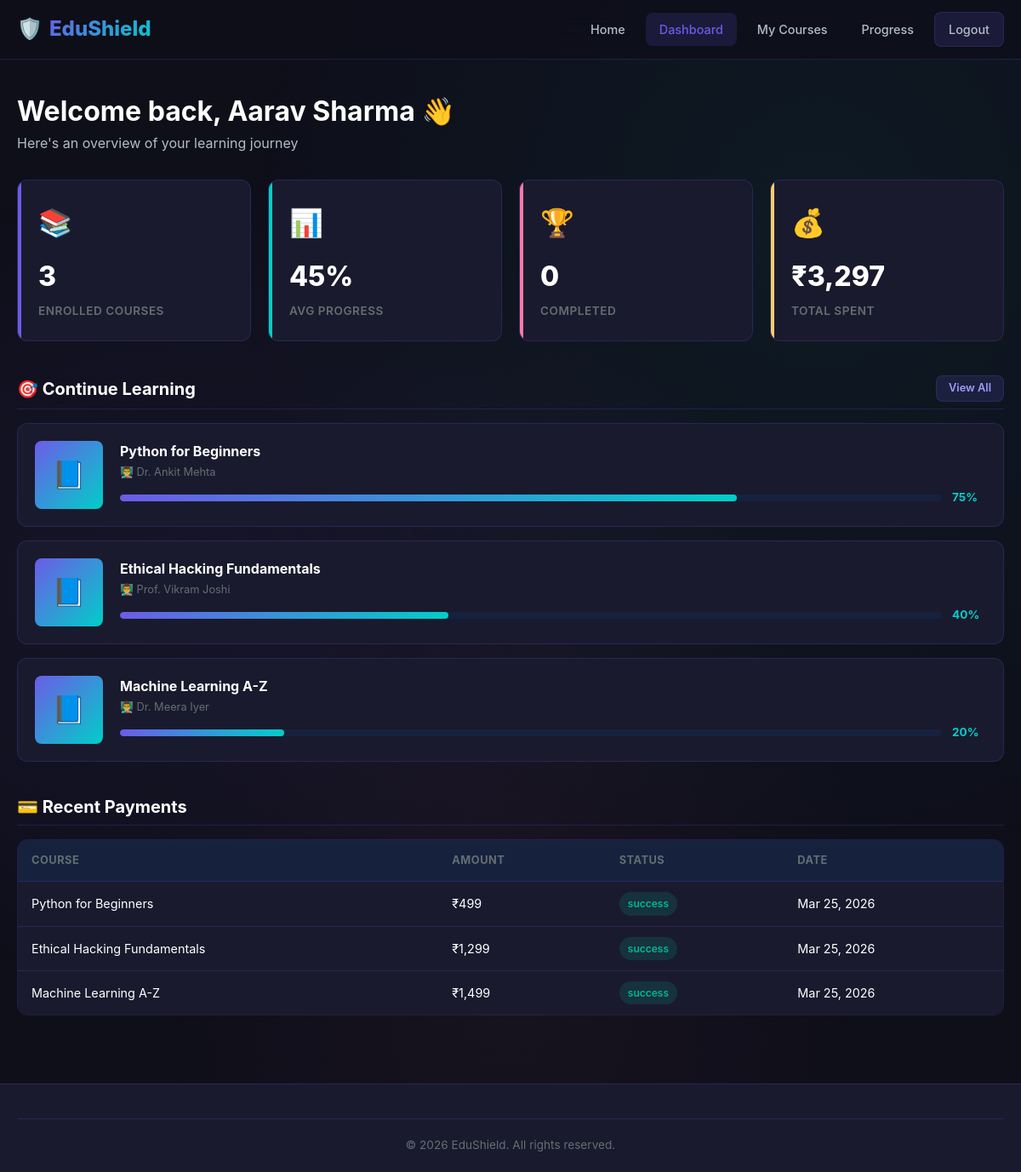
The page /student/dashboard.php (signed in) on the database its author committed.
### tables this page shows
CREATE TABLE IF NOT EXISTS courses (
    id INT AUTO_INCREMENT PRIMARY KEY,
    title VARCHAR(200) NOT NULL,
    description TEXT NOT NULL,
    price DECIMAL(10,2) NOT NULL DEFAULT 0.00,
    category VARCHAR(100) NOT NULL,
    instructor VARCHAR(100) NOT NULL,
    thumbnail VARCHAR(255) DEFAULT 'default_course.png',
    video_url VARCHAR(255) DEFAULT '',
    created_at TIMESTAMP DEFAULT CURRENT_TIMESTAMP
);

CREATE TABLE IF NOT EXISTS payments (
    id INT AUTO_INCREMENT PRIMARY KEY,
    user_id INT NOT NULL,
    course_id INT NOT NULL,
    amount DECIMAL(10,2) NOT NULL,
    status ENUM('pending', 'success', 'failed') NOT NULL DEFAULT 'pending',
    payment_date TIMESTAMP DEFAULT CURRENT_TIMESTAMP,
    FOREIGN KEY (user_id) REFERENCES users(id) ON DELETE CASCADE,
    FOREIGN KEY (course_id) REFERENCES courses(id) ON DELETE CASCADE
);

### includes/session.php (called while the page is built, shortened)
<?php
function getCurrentUserId() {
    return $_SESSION['user_id'] ?? null;
}
function getCurrentUserName() {
    return $_SESSION['user_name'] ?? null;
}

### includes/functions.php (called while the page is built, shortened)
<?php
require_once __DIR__ . '/db.php';
function e($string) {
    return htmlspecialchars($string, ENT_QUOTES, 'UTF-8');
}
function getUserCourses($userId) {
    global $conn;
    $stmt = $conn->prepare("SELECT c.*, e.enrolled_at, COALESCE(p.progress_percent, 0) as progress_percent,
                            COALESCE(AVG(r.rating), 0) as avg_rating
                            FROM enrollments e
                            JOIN courses c ON e.course_id = c.id
                            LEFT JOIN progress p ON p.user_id = e.user_id AND p.course_id = e.course_id
                            LEFT JOIN reviews r ON r.course_id = c.id
                            WHERE e.user_id = ?
                            GROUP BY c.id
                            ORDER BY e.enrolled_at DESC");
    $stmt->bind_param("i", $userId);
    $stmt->execute();
    $result = $stmt->get_result();
    $courses = [];
    while ($row = $result->fetch_assoc()) {
        $courses[] = $row;
    }
    return $courses;
}
function getUserPayments($userId) {
    global $conn;
    $stmt = $conn->prepare("SELECT p.*, c.title as course_title FROM payments p
                            JOIN courses c ON p.course_id = c.id
                            WHERE p.user_id = ? ORDER BY p.payment_date DESC");
    $stmt->bind_param("i", $userId);
    $stmt->execute();
    $result = $stmt->get_result();
    $payments = [];
    while ($row = $result->fetch_assoc()) {
        $payments[] = $row;
    }
    return $payments;
}

### student/dashboard.php (the view, shortened to what this page needs)
<?php
require_once '../includes/session.php';
require_once '../includes/functions.php';
$userId = getCurrentUserId();
$myCourses = getUserCourses($userId);
$payments = getUserPayments($userId);
$totalCourses = count($myCourses);
$totalSpent = array_sum(array_column($payments, 'amount'));
$avgProgress = $totalCourses > 0 ? round(array_sum(array_column($myCourses, 'progress_percent')) / $totalCourses) : 0;
$completed = count(array_filter($myCourses, function($c) { return $c['progress_percent'] >= 100; }));
?>
<!DOCTYPE html>
<html lang="en">
<head>
    <link rel="stylesheet" href="../css/style.css">
</head>
<body>
<nav class="navbar">
    <div class="container">
        <a href="/edushield/" class="logo"><span>🛡️</span><span>EduShield</span></a>
        <div class="nav-links">
            <a href="/edushield/">Home</a>
            <a href="/edushield/student/dashboard.php" class="active">Dashboard</a>
            <a href="/edushield/student/my_courses.php">My Courses</a>
            <a href="/edushield/student/progress.php">Progress</a>
            <a href="/edushield/logout.php" class="btn btn-secondary btn-sm">Logout</a>
        </div>
    </div>
</nav>
<main>
    <section class="dashboard">
        <div class="container">
            <div class="dashboard-header">
                <h1>Welcome back, <?php echo e(getCurrentUserName()); ?> 👋</h1>
                <p>Here's an overview of your learning journey</p>
            </div>
            <div class="stats-grid">
                <div class="stat-card">
                    <div class="stat-icon">📚</div>
                    <div class="stat-value"><?php echo $totalCourses; ?></div>
                    <div class="stat-label">Enrolled Courses</div>
                </div>
                <div class="stat-card">
                    <div class="stat-icon">📊</div>
                    <div class="stat-value"><?php echo $avgProgress; ?>%</div>
                    <div class="stat-label">Avg Progress</div>
                </div>
                <div class="stat-card">
                    <div class="stat-icon">🏆</div>
                    <div class="stat-value"><?php echo $completed; ?></div>
                    <div class="stat-label">Completed</div>
                </div>
                <div class="stat-card">
                    <div class="stat-icon">💰</div>
                    <div class="stat-value">₹<?php echo number_format($totalSpent, 0); ?></div>
                    <div class="stat-label">Total Spent</div>
                </div>
            </div>
            <div class="dash-section">
                <h3 class="dash-section-title">
                    🎯 Continue Learning
                    <a href="/edushield/student/my_courses.php" class="btn btn-secondary btn-sm">View All</a>
                </h3>
                <?php
                $inProgress = array_filter($myCourses, function($c) { return $c['progress_percent'] < 100; });
                $inProgress = array_slice($inProgress, 0, 3);
                ?>
                <?php if (empty($inProgress)): ?>
                    <div class="empty-state">
                        <div class="empty-icon">📖</div>
                        <h3>No courses in progress</h3>
                        <p><a href="/edushield/" class="btn btn-primary" style="margin-top:12px;">Browse Courses</a></p>
                    </div>
                <?php else: ?>
                    <?php foreach ($inProgress as $course): ?>
                        <a href="/edushield/course.php?id=<?php echo $course['id']; ?>" class="enrolled-card">
                            <div class="enrolled-thumb">📘</div>
                            <div class="enrolled-info">
                                <h4><?php echo e($course['title']); ?></h4>
                                <p class="enrolled-instructor">👨‍🏫 <?php echo e($course['instructor']); ?></p>
                                <div class="progress-info">
                                    <div class="progress-bar-container">
                                        <div class="progress-bar" data-progress="<?php echo $course['progress_percent']; ?>"></div>
                                    </div>
                                    <span class="progress-percent"><?php echo $course['progress_percent']; ?>%</span>
                                </div>
                            </div>
                        </a>
                    <?php endforeach; ?>
                <?php endif; ?>
            </div>
            <div class="dash-section">
                <h3 class="dash-section-title">💳 Recent Payments</h3>
                <?php if (empty($payments)): ?>
                    <div class="empty-state"><p>No payments yet.</p></div>
                <?php else: ?>
                    <div class="table-container">
                        <table class="data-table">
                            <thead>
                                <tr>
                                    <th>Course</th>
                                    <th>Amount</th>
                                    <th>Status</th>
                                    <th>Date</th>
                                </tr>
                            </thead>
                            <tbody>
                                <?php foreach (array_slice($payments, 0, 5) as $p): ?>
                                    <tr>
                                        <td><?php echo e($p['course_title']); ?></td>
                                        <td>₹<?php echo number_format($p['amount'], 0); ?></td>
                                        <td><span class="badge badge-success"><?php echo e($p['status']); ?></span></td>
                                        <td><?php echo date('M d, Y', strtotime($p['payment_date'])); ?></td>
                                    </tr>
                                <?php endforeach; ?>
                            </tbody>
                        </table>
                    </div>
                <?php endif; ?>
            </div>
        </div>
    </section>
</main>
<footer class="footer">
    <div class="container">
        <div class="footer-bottom">
            <p>&copy; <?php echo date('Y'); ?> EduShield. All rights reserved.</p>
        </div>
    </div>
</footer>
</body>
</html>

### rows shown on the page
courses: title "Python for Beginners", instructor "Dr. Ankit Mehta", progress_percent "75"
courses: title "Ethical Hacking Fundamentals", instructor "Prof. Vikram Joshi", progress_percent "40"
courses: title "Machine Learning A-Z", instructor "Dr. Meera Iyer", progress_percent "20"
payments: course.title "Python for Beginners", amount "499", status "success", payment_date "Mar 25, 2026"
payments: course.title "Ethical Hacking Fundamentals", amount "1,299", status "success", payment_date "Mar 25, 2026"
payments: course.title "Machine Learning A-Z", amount "1,499", status "success", payment_date "Mar 25, 2026"

### other values the page prints
getCurrentUserName() "Aarav Sharma"
$totalCourses "3"
$avgProgress "45"
$completed "0"
$totalSpent "3,297"
